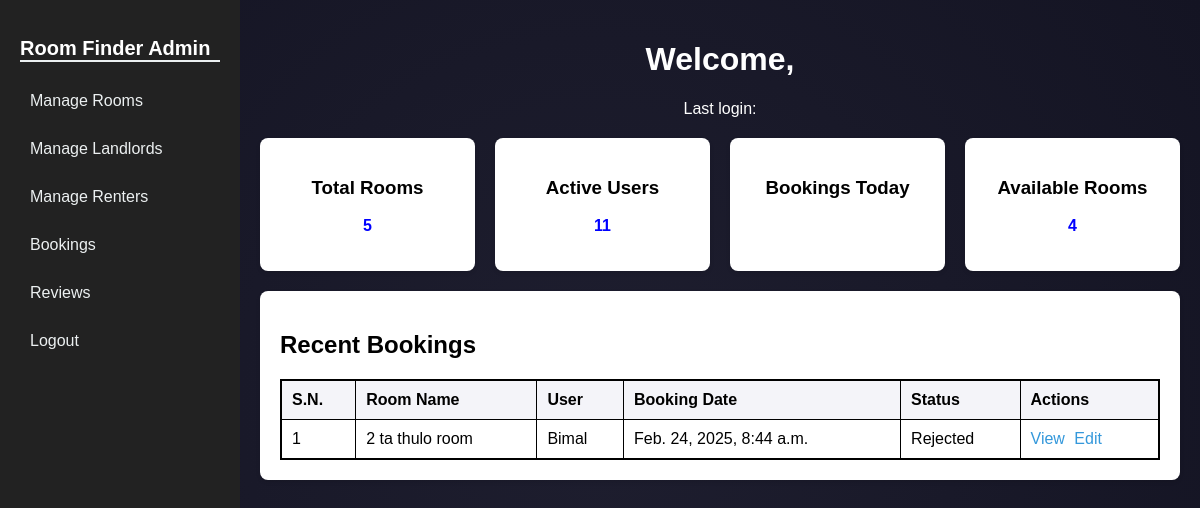
Before: /admin_dashboard with the older database file.
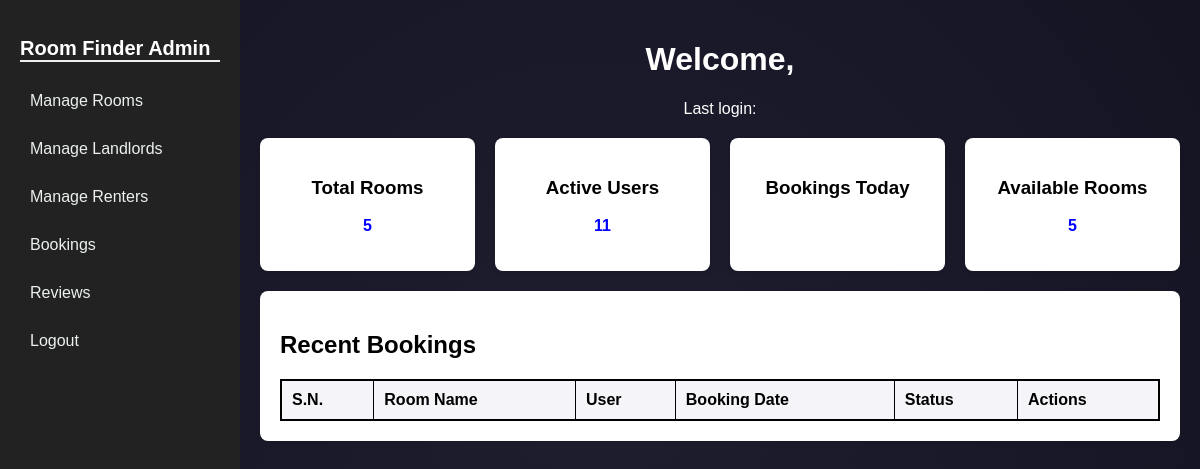
After: the same page with the newer database file.
### Renter/models.py (models this page shows, shortened)
class Booking(models.Model):
    PENDING = 'Pending'
    APPROVED = 'Approved'
    REJECTED = 'Rejected'
    STATUS_CHOICES = [
        (PENDING, 'Pending'),
        (APPROVED, 'Approved'),
        (REJECTED, 'Rejected'),
    ]
    room = models.ForeignKey(Room, on_delete=models.CASCADE, related_name='bookings')
    renter = models.ForeignKey(Renter, on_delete=models.CASCADE, related_name='bookings')
    booking_date = models.DateTimeField(auto_now_add=True, null=True)
    move_in_date = models.DateField()
    status = models.CharField(max_length=10, choices=STATUS_CHOICES, default=PENDING, null=True)
    rental_duration = models.CharField(help_text="Duration in months", max_length=40)
    payment_status = models.BooleanField(default=False)
    approved = models.BooleanField(default=False, null=True)
    payment_amount = models.DecimalField(max_digits=10, decimal_places=2, default=0.00, null=True)  # New field for payment amount

class Renter(models.Model):
    user = models.OneToOneField(User, on_delete=models.CASCADE, related_name='renter')
    contact_number = models.CharField(max_length=15)
    preferred_location = models.CharField(max_length=255, null=True, blank=True)
    profile_picture = models.ImageField(upload_to='renter_pictures/', null=True, blank=True)
    is_renter = models.BooleanField(default=True, null=True)

### Landlord/models.py (models this page shows, shortened)
class Room(models.Model):
    ROOM_TYPE = [
        ('Single', 'Single'),
        ('Double', 'Double'),
        ('Flat', 'Flat'),
    ]
    owner = models.ForeignKey(Landlord, on_delete=models.CASCADE, null=True)
    title = models.CharField(max_length=255)
    price = models.DecimalField(max_digits=10, decimal_places=2)
    location = models.CharField(max_length=255)
    description = models.TextField()
    room_type = models.CharField(choices=ROOM_TYPE, max_length=10, null=True, default="Single")
    is_available = models.BooleanField(default=True)
    image = models.ManyToManyField('RoomImage', related_name='rooms')
    total_booked_amount = models.DecimalField(max_digits=10, decimal_places=2, default=0.00, null=True)

### ROOM_FINDER/views.py (the view)
# urls.py: path('admin_dashboard', admin_dashboard, name='admin_home'),
def admin_dashboard(request):
    landlords_list = Landlord.objects.all().count()
    renters_list = Renter.objects.all()
    rooms = Room.objects.all().count()
    total_users = User.objects.all().count()
    available_rooms = Room.objects.filter(is_available=True).count()
    recent_bookings = Booking.objects.all().order_by('-booking_date')
    context = {
        'landlords_list' : landlords_list,
        'renters_list' : renters_list,
        'total_rooms' : rooms,
        'active_users' : total_users,
        'available_rooms' : available_rooms,
        'recent_bookings': recent_bookings,
    }
    return render(request, 'admin_home.html', context)

### ROOM_FINDER/templates/admin_home.html (shortened to what this page needs)
{% block content %}
<div class="dashboard-container">
    <aside class="sidebar">
        <h2 style="color:white">Room Finder Admin</h2>
        <nav>
            <ul>
                <li><a href="{% url "admin_manage_rooms" %}">Manage Rooms</a></li>
                <li><a href="{% url "manage_landlords" %}">Manage Landlords</a></li>
                <li><a href="{% url "manage_renters" %}">Manage Renters</a></li>
                <li><a href="{% url "all_bookings" %}">Bookings</a></li>
                <li><a href="{% url "admin_feedbacks" %}">Reviews</a></li>
                <li><a href="{% url 'logout' %}">Logout</a></li>
            </ul>
        </nav>
    </aside>
    <main class="main-content">
        <header class="dashboard-header">
            <h1>Welcome, {{ user.first_name }}</h1>
            <p>Last login: {{ user.last_login }}</p>
        </header>
        <section class="quick-stats">
            <div class="stat">
                <h3>Total Rooms</h3>
                <p>{{ total_rooms }}</p>
            </div>
            <div class="stat">
                <h3>Active Users</h3>
                <p>{{ active_users }}</p>
            </div>
            <div class="stat">
                <h3>Bookings Today</h3>
            </div>
            <div class="stat">
                <h3>Available Rooms</h3>
                <p>{{ available_rooms }}</p>
            </div>
        </section>
        <section class="recent-bookings">
            <h2>Recent Bookings</h2>
            <table>
                <thead>
                    <tr>
                        <th>S.N.</th>
                        <th>Room Name</th>
                        <th>User</th>
                        <th>Booking Date</th>
                        <th>Status</th>
                        <th>Actions</th>
                    </tr>
                </thead>
                <tbody>
                    {% for booking in recent_bookings %}
                    <tr>
                        <td>{{ forloop.counter }}</td>
                        <td>{{ booking.room.title }}</td>
                        <td>{{ booking.renter.user }}</td>
                        <td>{{ booking.booking_date }}</td>
                        <td>{{ booking.status }}</td>
                        <td>
                            <a href="#" class="btn-action">View</a>
                            <a href="#" class="btn-action">Edit</a>
                        </td>
                    </tr>
                    {% endfor %}
                </tbody>
            </table>
        </section>
    </main>
</div>
{% endblock %}

Changed rows visible on the page:
removed Booking: room "2 ta thulo room", renter.user "Bimal", booking_date "Feb. 24, 2025, 8:44 a.m.", status "Rejected"
Other visible differences:
{{ available_rooms }}: "4" → "5"
